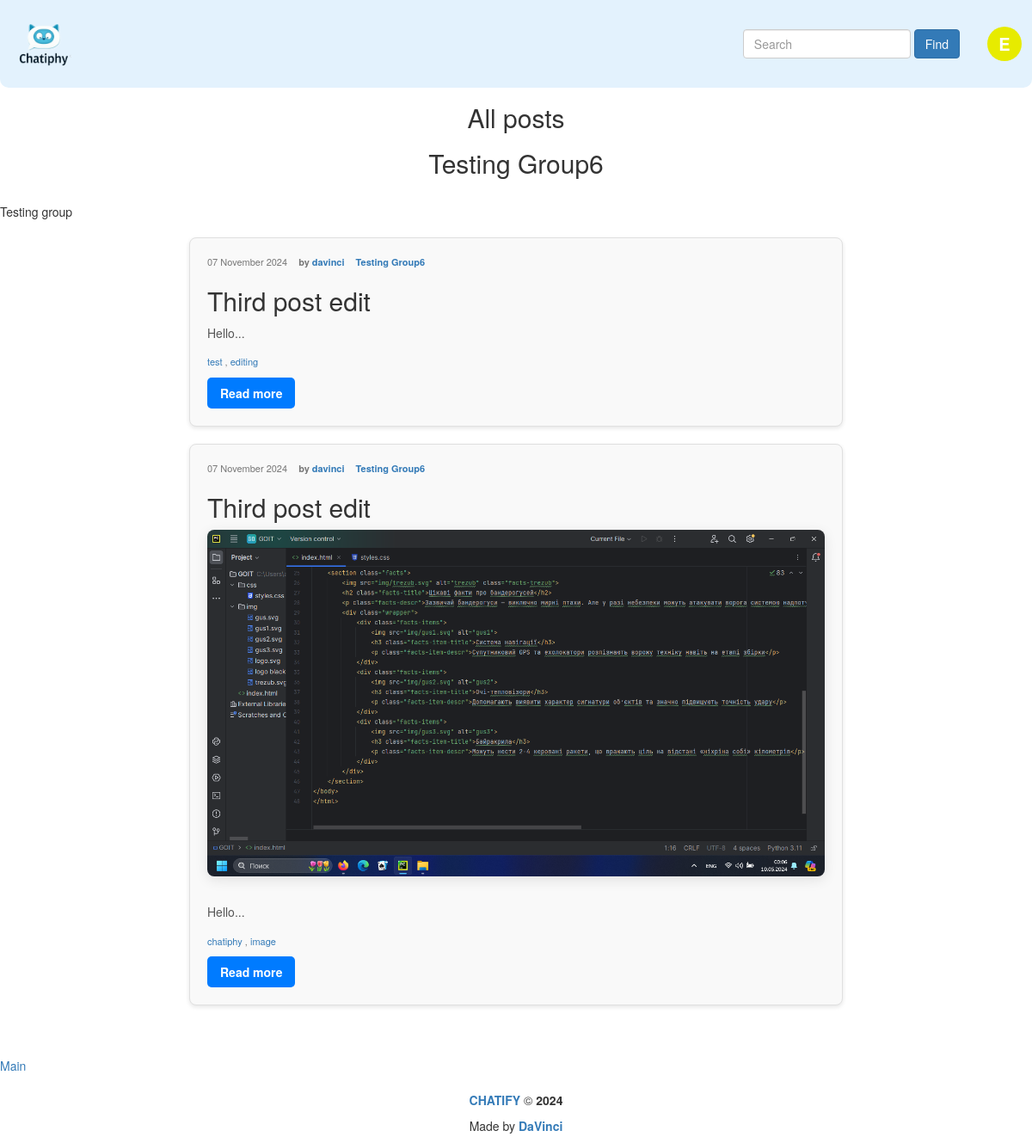
/groups/testing-group6 (signed in), run on the app's committed database.
### post_maker/models.py (models this page shows, shortened)
class Group(models.Model):
    title = models.CharField(max_length=200, default="")
    slug = models.SlugField(max_length=200, unique=True, blank=True)
    description = models.TextField(default="")
    def __str__(self):
        return self.title

class Post(models.Model):
    title = models.CharField(
        max_length=250,
        default=''
    )
    text = models.TextField(
        help_text="Enter the text of post"
    )
    slug = models.SlugField(
        max_length=200,
        blank=True
    )
    created = models.DateTimeField(
        auto_now_add=True
    )
    pub_date = models.DateTimeField(
        auto_now_add=True,
    )
    updated = models.DateTimeField(
        auto_now=True
    )
    author = models.ForeignKey(
        User,
        on_delete=models.CASCADE,
        verbose_name="Author",
        related_name="posts"
    )
    group = models.ForeignKey(
        Group,
        on_delete=models.SET_NULL,
        related_name="posts",
        blank=True,
        null=True,
        verbose_name="Group",
        help_text="Choose the group"
    )
    image = models.ImageField(
        "Post Image",
        upload_to="post_maker/img",
        blank=True
    )
    tag = TaggableManager()
    class Meta:
        ordering = ('-pub_date',)
        indexes = [
            models.Index(fields=['-pub_date'])
        ]
        verbose_name = "Post"
        verbose_name_plural = "Posts"
    def get_absolute_url(self):
        return reverse("post_maker:post_detail", args=[self.pk, self.slug])

### post_maker/views.py (the view)
# urls.py: path("groups/<slug:page>", views.group_posts_page, name="group_page"),
@login_required
def group_posts_page(request, page, tag_slug=None):
    template = "post_maker/group_posts_page.html"
    group = get_object_or_404(Group, slug=page)
    tag = None
    posts = Post.objects.filter(group=group).order_by("-pub_date")
    if tag_slug:
        tag = get_object_or_404(Tag, slug=tag_slug)
        posts = posts.filter(tag__in=[tag])
    page_obj = paginator(request, posts, 5)
    context = {
        "group": group,
        "page_obj":page_obj,
        "tag":tag
    }
    return render(request, template, context)

### core/context_processors/year.py (called while the page is built)
def year(request):
    year = datetime.now().year
    return {
        "year":year,
    }

### post_maker/views.py (called while the page is built)
@login_required
def paginator(request, posts, pages):
    paginator_obj = Paginator(posts, pages)
    page_number = request.GET.get('page')
    return paginator_obj.get_page(page_number)

### templates/post_maker/group_posts_page.html (shortened to what this page needs)
{% extends "base.html" %}
{% block header %}
    {% if tag %}
        <h2 class="block-header">Posts tagged with {{ tag.name }}</h2>
    {% else %}
        <h2 class="block-header">All posts</h2>
    {% endif %}
{% endblock %}
{% block content %}
    <h2 class="block-header">{{ group.title }}</h2>
    <br>
    {{ group.description }}
    <br>
    {% include "post_maker/includes/post_list.html" %}
    <br>
    <br>
    <a href="{% url 'post_maker:index' %}">Main</a>
{% endblock %}

### templates/post_maker/includes/post_list.html
<div class="post-list">
    {% for post in page_obj %}
        <div class="post-list-item">
            <div class="post-list-meta">
                <span class="post-list-date">{{post.pub_date|date:"d E Y"}}</span>
                <span class="post-list-author">by <a href="{% url 'post_maker:profile' post.author %}">{{ post.author }}</a></span>
                {% if post.group %}
                    <span class="post-list-group"><a href="{% url 'post_maker:group_page' post.group.slug %}">{{ post.group }}</a></span>
                {% endif %}
            </div>
            {% if post.title %}
                <h2 class="post-list-title">{{ post.title }}</h2>
            {% endif %}
            {% if post.image %}
                <div class="post-image">
                    <img src="{{ post.image.url }}" alt="{{ post.title }}">
                </div>
            {% endif %}
            <p class="post-excerpt">{{ post.text|slice:":30" }}...</p>
            <div class="post-list-meta">
                {% for tag in post.tag.all %}
                {% if request.resolver_match.view_name == "post_maker:index" or request.resolver_match.view_name == "post_maker:index_by_tag" %}
                    <a class="post-list-tags" href="{% url 'post_maker:index_by_tag' tag.slug %}">{{ tag.name }}</a>
                {% elif request.resolver_match.view_name == "post_maker:group_page" or request.resolver_match.view_name == "post_maker:group_page_by_tag" %}
                    <a class="post-list-tags" href="{% url 'post_maker:group_page_by_tag' post.group.slug tag.slug %}">{{ tag.name }}</a>
                {% elif request.resolver_match.view_name == "post_maker:profile" or request.resolver_match.view_name == "post_maker:profile_by_tag" %}
                    <a class="post-list-tags" href="{% url 'post_maker:profile_by_tag' post.author tag.slug %}">{{ tag.name }}</a>
                {% endif %}
                {% if not forloop.last %}, {% endif %}
                {% endfor %}
            </div>
            <a href="{{ post.get_absolute_url }}" class="read-more">Read more</a>
        </div>
    {% endfor %}
</div>

### static/css/post_list_styles.css (style rules this page uses)
.block-header { font-size: 3rem; color: #333; margin-bottom: 10px; text-align: center; }
.post-list { display: flex; flex-direction: column; gap: 20px; padding: 20px; max-width: 800px; margin: 0 auto; }
.post-list-item { background-color: #f9f9f9; border: 1px solid #e0e0e0; border-radius: 8px; padding: 20px; box-shadow: 0 2px 5px rgba(0, 0, 0, 0.1); transition: transform 0.3s, box-shadow 0.3s; }
.post-list-meta { font-size: 1.1rem; color: #777; margin-bottom: 10px; }
.post-list-date { margin-right: 10px; }
.post-list-author { font-weight: bold; margin-right: 10px; }
.post-list-group { font-weight: bold; }
.post-excerpt { font-size: 1.4rem; color: #555; line-height: 1.6; margin-bottom: 15px; }
.read-more { display: inline-block; padding: 8px 15px; background-color: #007bff; color: #fff; border-radius: 5px; text-decoration: none; font-weight: bold; transition: background-color 0.3s; }
.post-image img { width: 100%; height: auto; border-radius: 8px; margin-bottom: 30px; box-shadow: 0 4px 15px rgba(0, 0, 0, 0.1); }

### data on the page
Group: title "Testing Group6", description "Testing group"
Post: pub_date "07 November 2024", author "davinci", group "Testing Group6", title "Third post edit", text "Hello"
Tag: name "test"
Tag: name "editing"
Post: pub_date "07 November 2024", author "davinci", group "Testing Group6", title "Third post edit", image (picture), text "Hello"
Tag: name "chatiphy"
Tag: name "image"

### other printed values
{{ first_letter|upper }} "E"
